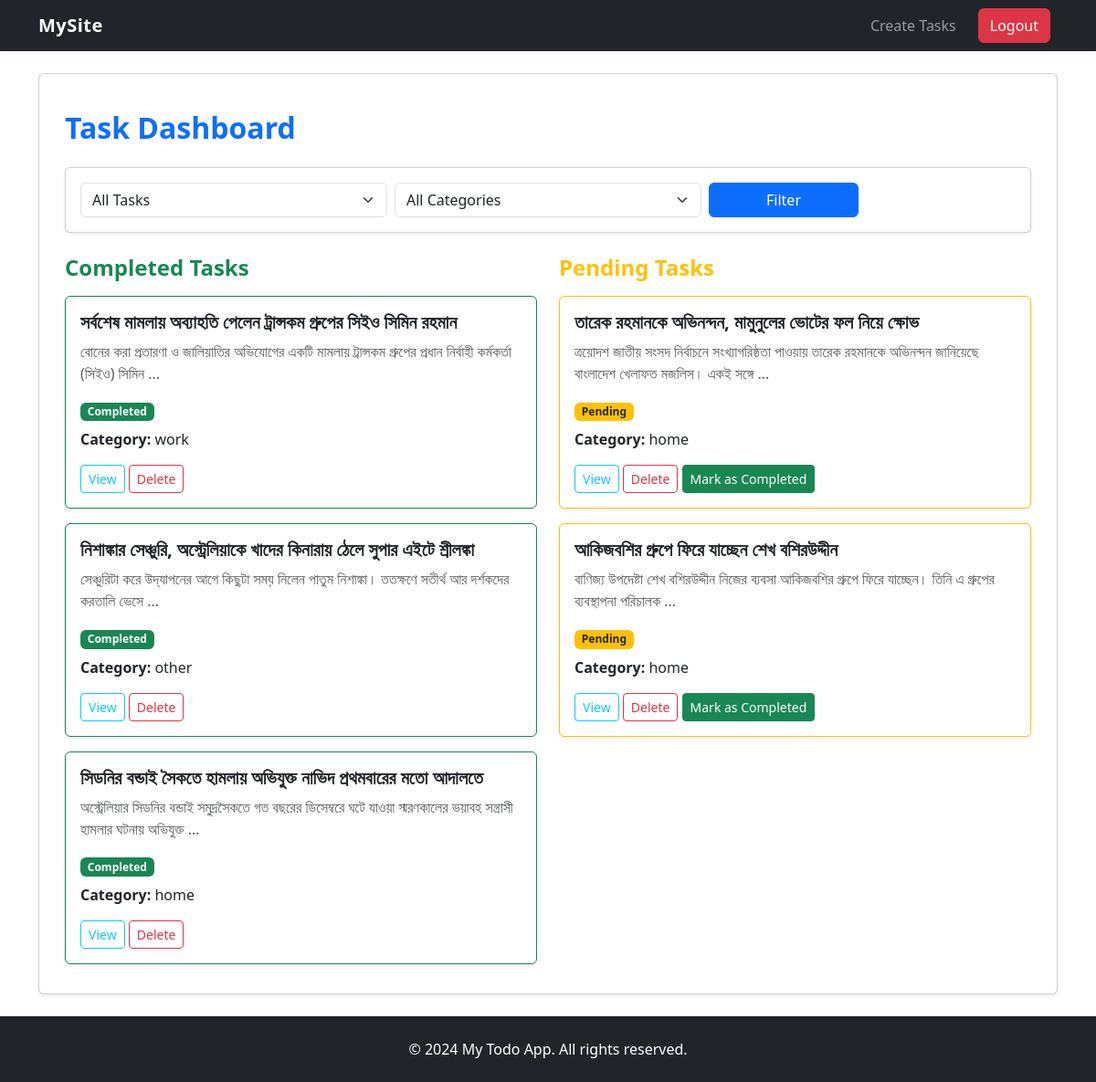
The app's page / (signed in) with its own data.
### todo/models.py (models this page shows, shortened)
class Task(models.Model):
    title=models.CharField(max_length=100)
    description=models.TextField()
    due_date=models.DateField()
    due_time=models.TimeField()
    status=models.CharField(max_length=10,choices=STUTAS,default='pending')
    category=models.CharField(max_length=10,choices=CATAGORY)
    is_completed=models.BooleanField(default=False)
    user=models.ForeignKey(User,on_delete=models.CASCADE)

### todo/views.py (the view)
# urls.py: path('',views.task_list,name='task_list'),
@login_required
def task_list(request):
    status_filter=request.GET.get('status','all')
    catagory_filter=request.GET.get('category','all')
    tasks=Task.objects.filter(user=request.user)
    if status_filter != 'all':
        tasks=tasks.filter(is_completed=(status_filter=='completed'))
    if catagory_filter != 'all':
        tasks=tasks.filter(category=catagory_filter)
    completed_task=tasks.filter(is_completed=True)
    pending_task=tasks.filter(is_completed=False)
    return render(request,'task_list.html',{
        'completed_task':completed_task,
        'pending_task':pending_task,
        'status_filter':status_filter,
        'category_filter':catagory_filter
    })

### todo/templates/task_list.html (shortened to what this page needs)
{% extends 'base.html' %}
{% load static %}
{% block content %}
<div class="container mt-4">
    <h2 class="mb-4 text-primary fw-bold">Task Dashboard</h2>
    <form method="get" class="card p-3 mb-4 shadow-sm">
        <div class="row g-2">
            <div class="col-md-4">
                <select name="status" class="form-select">
                    <option value="all" {% if status_filter == 'all' %}selected{% endif %}>All Tasks</option>
                </select>
            </div>
            <div class="col-md-4">
                <select name="category" class="form-select">
                    <option value="all" {% if category_filter == 'all' %}selected{% endif %}>All Categories</option>
                </select>
            </div>
            <div class="col-md-2">
                <button type="submit" class="btn btn-primary w-100">
                    Filter
                </button>
            </div>
        </div>
    </form>
    <div class="row">
        <div class="col-md-6">
            <h4 class="mb-3 text-success fw-semibold">
                Completed Tasks
            </h4>
            {% for task in completed_task %}
            <div class="card shadow-sm mb-3 border-success">
                <div class="card-body">
                    <h5 class="card-title fw-semibold">
                        {{ task.title }}
                    </h5>
                    <p class="card-text text-muted">
                        {{ task.description|truncatewords:15 }}
                    </p>
                    <span class="badge bg-success">
                        Completed
                    </span>
                    <p class="mt-2 mb-1">
                        <strong>Category:</strong>
                        {{ task.get_category_display }}
                    </p>
                    <div class="mt-3">
                        <a href="{% url 'task_detail' task.id %}"
                           class="btn btn-sm btn-outline-info">
                           View
                        </a>
                        <a href="{% url 'task_delete' task.id %}"
                           class="btn btn-sm btn-outline-danger">
                           Delete
                        </a>
                    </div>
                </div>
            </div>
            {% empty %}
                <p class="text-muted">No completed tasks yet.</p>
            {% endfor %}
        </div>
        <div class="col-md-6">
            <h4 class="mb-3 text-warning fw-semibold">
                Pending Tasks
            </h4>
            {% for task in pending_task %}
            <div class="card shadow-sm mb-3 border-warning">
                <div class="card-body">
                    <h5 class="card-title fw-semibold">
                        {{ task.title }}
                    </h5>
                    <p class="card-text text-muted">
                        {{ task.description|truncatewords:15 }}
                    </p>
                    <span class="badge bg-warning text-dark">
                        Pending
                    </span>
                    <p class="mt-2 mb-1">
                        <strong>Category:</strong>
                        {{ task.get_category_display }}
                    </p>
                    <div class="mt-3">
                        <a href="{% url 'task_detail' task.id %}"
                           class="btn btn-sm btn-outline-info">
                           View
                        </a>
                        <a href="{% url 'task_delete' task.id %}"
                           class="btn btn-sm btn-outline-danger">
                           Delete
                        </a>
                        <a href="{% url 'task_mark_complete' task.id %}"
                           class="btn btn-sm btn-success">
                           Mark as Completed
                        </a>
                    </div>
                </div>
            </div>
            {% empty %}
                <p class="text-muted">No pending tasks.</p>
            {% endfor %}
        </div>
    </div>
</div>
{% endblock %}

### templates/base.html (shortened to what this page needs)
<!DOCTYPE html>
<html lang="en">
<head>
    <link href="https://cdn.jsdelivr.net/npm/bootstrap@5.3.0/dist/css/bootstrap.min.css" rel="stylesheet">
</head>
<body class="d-flex flex-column min-vh-100">
<nav class="navbar navbar-expand-lg navbar-dark bg-dark shadow-sm">
    <div class="container">
        <a class="navbar-brand" href="/">MySite</a>
        <div class="collapse navbar-collapse" id="navbarNav">
            <ul class="navbar-nav ms-auto align-items-lg-center">
                {% if user.is_authenticated %}
                    <li class="nav-item me-lg-2">
                        <a class="nav-link" href="{% url 'task_create' %}">
                            Create Tasks
                        </a>
                    </li>
                    <li class="nav-item">
                        <form method="post" action="{% url 'logout' %}">
                            <button type="submit" class="btn btn-danger mx-2">
                                Logout
                            </button>
                        </form>
                    </li>
                {% endif %}
            </ul>
        </div>
    </div>
</nav>
<main class="flex-grow-1">
    <div class="container my-4">
        <div class="card shadow-sm">
            <div class="card-body">
                {% block content %}
                {% endblock %}
            </div>
        </div>
    </div>
</main>
<footer class="bg-dark text-white py-4 mt-auto">
    <div class="container text-center">
        <p class="mb-0">
            &copy; 2024 My Todo App. All rights reserved.
        </p>
    </div>
</footer>
</body>
</html>

### templates/base.html (style rules this page uses)
.navbar-brand { font-weight: 600; letter-spacing: 0.5px; }
.nav-link { font-weight: 500; transition: 0.3s; }

### records on screen
Task: title "সর্বশেষ মামলায় অব্যাহতি পেলেন ট্রান্সকম গ্রুপের সিইও সিমিন রহমান", description "বোনের করা প্রতারণা ও জালিয়াতির অভিযোগের একটি মামলায় ট্রান্সকম গ্রুপের প্রধান নির্বাহী কর্মকর্তা (সিইও) সিমিন …", category "work"
Task: title "নিশাঙ্কার সেঞ্চুরি, অস্ট্রেলিয়াকে খাদের কিনারায় ঠেলে সুপার এইটে শ্রীলঙ্কা", description "সেঞ্চুরিটা করে উদ্‌যাপনের আগে কিছুটা সময় নিলেন পাতুম নিশাঙ্কা। ততক্ষণে সতীর্থ আর দর্শকদের করতালি ভেসে …", category "other"
Task: title "সিডনির বন্ডাই সৈকতে হামলায় অভিযুক্ত নাভিদ প্রথমবারের মতো আদালতে", description "অস্ট্রেলিয়ার সিডনির বন্ডাই সমুদ্রসৈকতে গত বছরের ডিসেম্বরে ঘটে যাওয়া স্মরণকালের ভয়াবহ সন্ত্রাসী হামলার ঘটনায় অভিযুক্ত …", category "home"
Task: title "তারেক রহমানকে অভিনন্দন, মামুনুলের ভোটের ফল নিয়ে ক্ষোভ", description "ত্রয়োদশ জাতীয় সংসদ নির্বাচনে সংখ্যাগরিষ্ঠতা পাওয়ায় তারেক রহমানকে অভিনন্দন জানিয়েছে বাংলাদেশ খেলাফত মজলিস। একই সঙ্গে …", category "home"
Task: title "আকিজবশির গ্রুপে ফিরে যাচ্ছেন শেখ বশিরউদ্দীন", description "বাণিজ্য উপদেষ্টা শেখ বশিরউদ্দীন নিজের ব্যবসা আকিজবশির গ্রুপে ফিরে যাচ্ছেন। তিনি এ গ্রুপের ব্যবস্থাপনা পরিচালক …", category "home"
